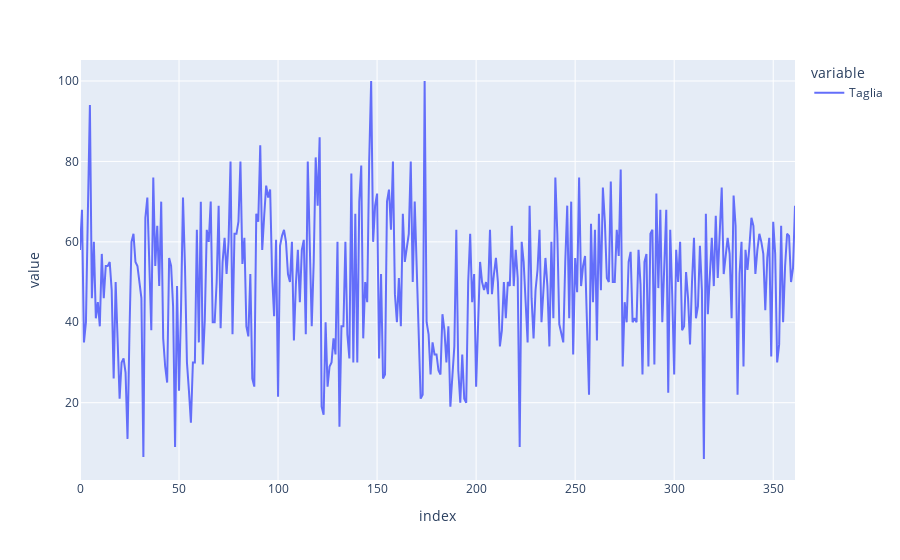

Notebook source saved alongside this figure:
### Code cell
df[df['Taglia'] > 5].reset_index()['Taglia'].plot()

### Figure 1 — Plotly figure (JSON) as saved in the notebook; plotly's stock layout.template omitted (floating-point values rounded to 4 significant figures; data arrays with more than 128 entries replaced by an {"elided": "..."} marker saying what was removed)
{"data": [{"hovertemplate": "variable=Taglia<br>index=%{x}<br>value=%{y}<extra></extra>", "legendgroup": "Taglia", "line": {"color": "#636efa", "dash": "solid"}, "mode": "lines", "name": "Taglia", "orientation": "v", "showlegend": true, "type": "scatter", "x": {"elided": "362 int values"}, "xaxis": "x", "y": {"elided": "362 float values"}, "yaxis": "y"}], "layout": {"legend": {"title": {"text": "variable"}, "tracegroupgap": 0}, "margin": {"t": 60}, "xaxis": {"anchor": "y", "domain": [0, 1], "title": {"text": "index"}}, "yaxis": {"anchor": "x", "domain": [0, 1], "title": {"text": "value"}}}}
